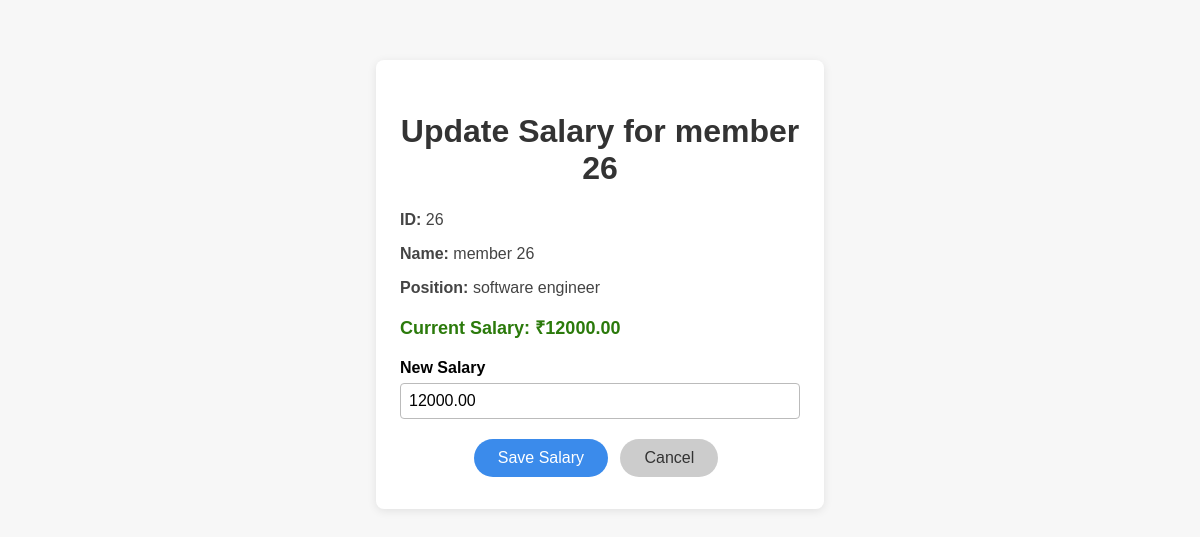
The page /employees/salary/26/ on the database its author committed.
### employees/models.py (models this page shows, shortened)
class Employee(models.Model):
    eid = models.CharField(max_length=10, unique=True)
    name = models.CharField(max_length=100)
    position = models.CharField(max_length=50)
    salary = models.DecimalField(max_digits=10, decimal_places=2)
    is_new = models.BooleanField(default=True)

### employees/views.py (the view)
# urls.py: path('salary/<int:pk>/', employee_salary_update_html, name='employee-salary-update-html'),
def employee_salary_update_html(request, pk):
    employee = get_object_or_404(Employee, pk=pk)
    class SalaryForm(forms.ModelForm):
        class Meta:
            model = Employee
            fields = ['salary']
    if request.method == 'POST':
        form = SalaryForm(request.POST, instance=employee)
        if form.is_valid():
            form.save()
            return redirect('employee-list-html')
    else:
        form = SalaryForm(instance=employee)
    return render(request, 'employees/employee_salary.html', {'form': form, 'employee': employee})

### employees/views.py
    class SalaryForm(forms.ModelForm):
        class Meta:
            model = Employee
            fields = ['salary']

### employees/templates/employees/employee_salary.html (shortened to what this page needs)
<!DOCTYPE html>
<html>
<head>
</head>
<body>
    <div class="form-container">
        <h1>Update Salary for {{ employee.name }}</h1>
        <div class="employee-info">
            <p><strong>ID:</strong> {{ employee.eid }}</p>
            <p><strong>Name:</strong> {{ employee.name }}</p>
            <p><strong>Position:</strong> {{ employee.position }}</p>
            <p class="current-salary">Current Salary: ₹{{ employee.salary }}</p>
        </div>
        <form method="post">
            <label for="id_salary">New Salary</label>
            {{ form.salary }}
            <button type="submit">Save Salary</button>
            <a href="/api/list/" class="cancel-btn">Cancel</a>
        </form>
    </div>
</body>
</html>

### employees/templates/employees/employee_salary.html (style rules this page uses)
body { background: #f7f7f7; font-family: Arial, sans-serif; }
.form-container { max-width: 400px; margin: 60px auto; background: #fff; padding: 32px 24px; border-radius: 8px; box-shadow: 0 2px 10px rgba(0,0,0,0.09); text-align: center; }
h1 { margin-bottom: 24px; color: #333; }
.employee-info { text-align: left; margin-bottom: 20px; font-size: 16px; color: #444; }
.current-salary { font-weight: bold; font-size: 18px; margin-bottom: 12px; color: #2b7a0b; }
label { font-weight: bold; display: block; margin-bottom: 6px; margin-top: 12px; text-align: left; }
input[type="number"] { width: 100%; padding: 8px; border-radius: 4px; border: 1px solid #bbb; box-sizing: border-box; font-size: 16px; }
button, .cancel-btn { padding: 10px 24px; border-radius: 24px; font-size: 16px; cursor: pointer; border: none; margin: 20px 8px 0 0; text-decoration: none; display: inline-block; }
button { background: #3b8beb; color: #fff; transition: background 0.2s; }
.cancel-btn { background: #ccc; color: #333; }

### rows shown on the page
Employee: name "member 26", eid "26", position "software engineer", salary "12000.00"
